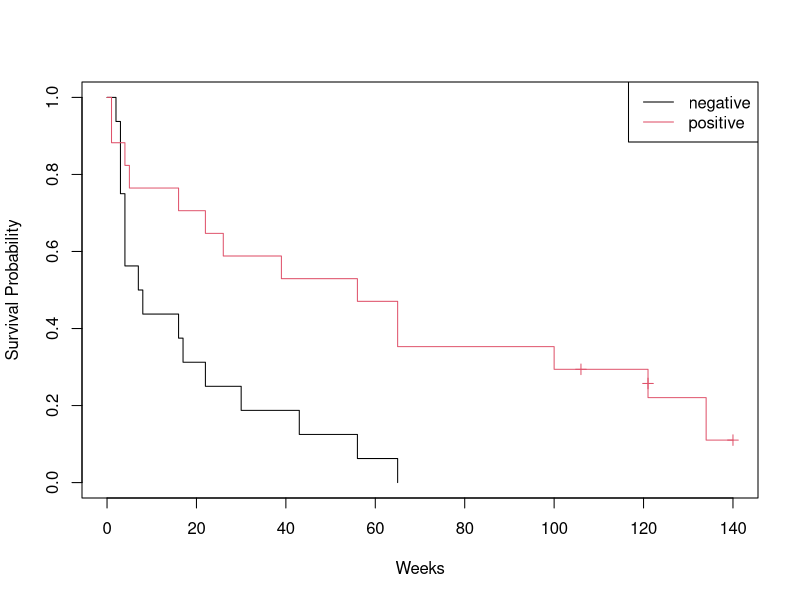
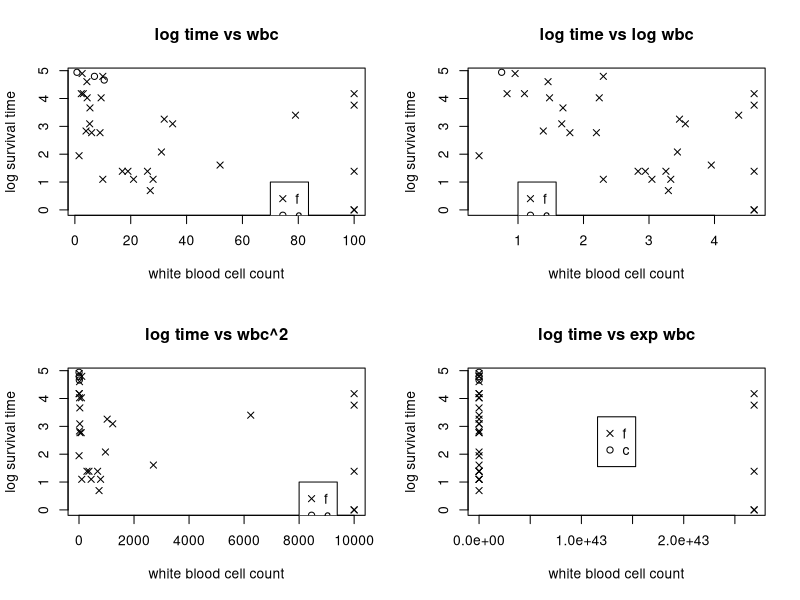
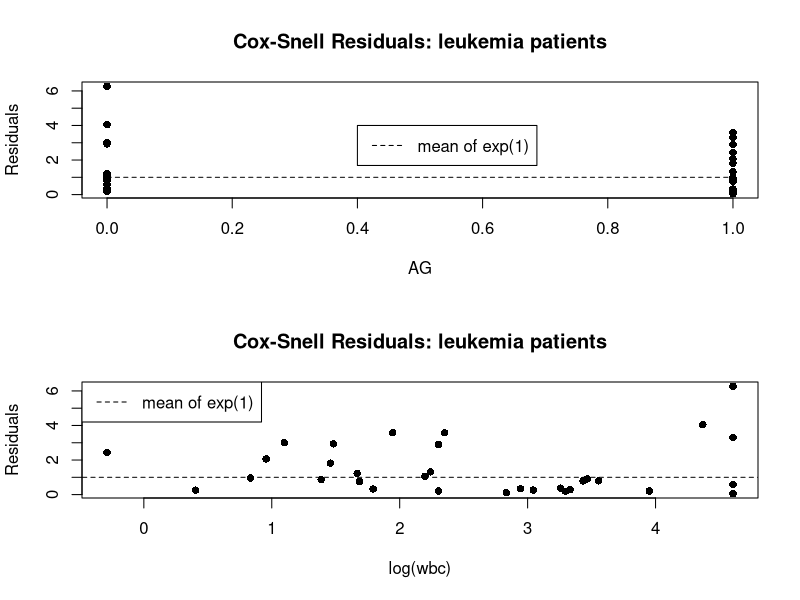
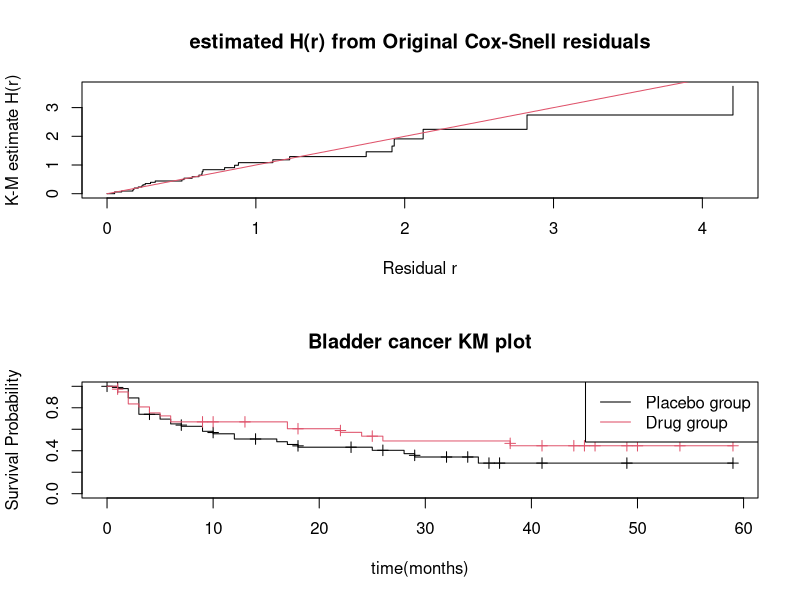

Write the R code that produced these figures, in order.
## ---- chunk 1
knitr::opts_chunk$set(echo = TRUE)
## ---- chunk 2
library(survival)
data <- read.table("p42.txt", header = T)
fit <- survfit(Surv(time, status)~as.factor(AG), data = data)
plot(fit, conf.int = F, mark.time = T, xlab = "Weeks", 
     ylab = "Survival Probability", col = 1:2)
legend("topright", c("negative", "positive"), col = 1:2, lty=1:1)
## ---- chunk 3
delta<-data$status
x<-data$time
wbc<-data$wbc
par(mfrow = c(2,2))
#scatter plot for wbc
plot(wbc[delta==1],log(x[delta==1]),pch=4,xlab="white blood cell count",
     ylab="log survival time",main="log time vs wbc")
points(wbc[delta==0],log(x[delta==0]),pch=1)
legend(70,1,c("f","c"),pch=c(4,1))

plot(log(wbc[delta==1]),log(x[delta==1]),pch=4,xlab="white blood cell count",
     ylab="log survival time",main="log time vs log wbc")
points(wbc[delta==0],log(x[delta==0]),pch=1)
legend(1,1,c("f","c"),pch=c(4,1))

plot(wbc[delta==1]^2,log(x[delta==1]),pch=4,xlab="white blood cell count",
     ylab="log survival time",main="log time vs wbc^2")
points(wbc[delta==0],log(x[delta==0]),pch=1)
legend(8000,1,c("f","c"),pch=c(4,1))

plot(exp(wbc[delta==1]),log(x[delta==1]),pch=4,xlab="white blood cell count",
     ylab="log survival time",main="log time vs exp wbc")
points(wbc[delta==0],log(x[delta==0]),pch=1)
legend("center",c("f","c"),pch=c(4,1))
## ---- chunk 4
fit1 <- survreg(Surv(time, status)~as.factor(AG) + log(wbc), data = data)
summary(fit1)
## ---- chunk 5
fit2 <- survreg(Surv(time, status)~as.factor(AG), data = data)
summary(fit2)
## ---- chunk 6
fit3 <- survreg(Surv(time, status)~log(wbc), data = data)
summary(fit3)
## ---- chunk 7
AG <-data$AG
wbc <- data$wbc
x <- data$time
b<-fit1$coeff
mu<-b[1]+b[2]*AG+b[3]*log(wbc)
sig<-fit1$scale
delta<-data$status
r<-exp(log(x)-mu/sig)+1-delta
r1<-exp((log(x)-mu)/sig)

par(mfrow = c(2,1))
plot(AG,r,pch=16,xlab="AG"
     ,ylab="Residuals",main="Cox-Snell Residuals: leukemia patients")
lines(seq(0,1),rep(1,2),lty=2)
legend(0.4,4,"mean of exp(1)",lty = 2)


plot(log(wbc),r,pch=16,xlab="log(wbc)"
     ,ylab="Residuals",main="Cox-Snell Residuals: leukemia patients")
lines(seq(-1,6),rep(1,8),lty=2)
legend("topleft","mean of exp(1)",lty = 2)
## ---- chunk 8
fitr <- survfit(Surv(r1,delta)~1)
plot(fitr, fun="cumhaz", conf.int = F, xlab = "Residual r", ylab = "K-M estimate H(r)", main = "estimated H(r) from Original Cox-Snell residuals")
lines(0:4, 0:4, col = 2)

## ---- chunk 9
summary(fit1)
## ---- chunk 10
library(dplyr)
blad <- read.table("bladder.txt", col.names = c("Group", "fultime", "number", "size", "time", "r2", "r3", "r4"), fill = T, na.strings = "", header = F)
blad <- blad[,1:5]
blad$status <- ifelse(is.na(blad$time), 0,1)
blad <- blad %>% 
    mutate(time = coalesce(time,fultime))
head(blad)
## ---- chunk 11
fit_km <- survfit(Surv(time, status)~as.factor(Group), data = blad)
plot(fit_km, conf.int = F, mark.time = T, xlab = "time(months)", ylab = "Survival Probability", col = 1:2, main = "Bladder cancer KM plot")
legend("topright", c("Placebo group", "Drug group"), lty = 1:1, col = 1:2)
## ---- chunk 12
fit_co1 <- coxph(Surv(time, status)~as.factor(Group)+number+size, data = blad)
summary(fit_co1)
## ---- chunk 13
fit_co2 <- coxph(Surv(time, status)~as.factor(Group)+number, data = blad)
summary(fit_co2)
fit_co2$loglik
pchisq(2*(180.4023 - 180.1783), 1, lower.tail = F)
## ---- chunk 14
fit_co3 <- coxph(Surv(time, status)~number, data = blad)
summary(fit_co3)
fit_co3
